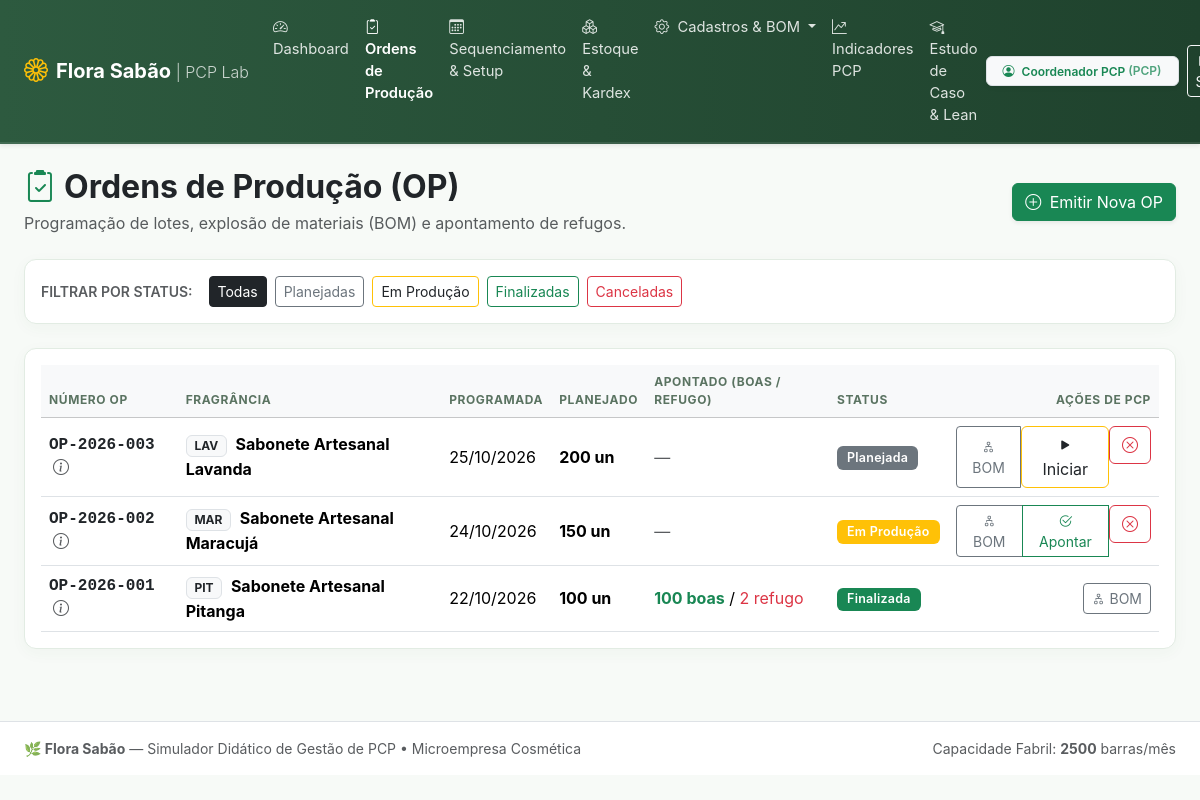
Screenshot of /pages/ordens_producao.php (signed in) with the database file from the repository.
### tables this page shows
CREATE TABLE `ordens_producao` (
    `id` INT AUTO_INCREMENT PRIMARY KEY,
    `numero` VARCHAR(20) NOT NULL UNIQUE,
    `produto_id` INT NOT NULL,
    `quantidade_planejada` INT NOT NULL,
    `quantidade_produzida` INT NOT NULL DEFAULT 0,
    `quantidade_refugo` INT NOT NULL DEFAULT 0,
    `data_programada` DATE NOT NULL,
    `data_inicio` DATETIME NULL,
    `data_finalizacao` DATETIME NULL,
    `status` ENUM(
        'planejada',
        'em_producao',
        'finalizada',
        'cancelada'
    ) NOT NULL DEFAULT 'planejada',
    `observacoes` TEXT NULL,
    `created_at` DATETIME DEFAULT CURRENT_TIMESTAMP,
    FOREIGN KEY (`produto_id`) REFERENCES `produtos`(`id`)
);

CREATE TABLE `produtos` (
    `id` INT AUTO_INCREMENT PRIMARY KEY,
    `codigo` VARCHAR(10) NOT NULL UNIQUE,
    `nome` VARCHAR(50) NOT NULL,
    `aroma` VARCHAR(50) NOT NULL,
    `peso_barra_g` DECIMAL(6, 2) NOT NULL DEFAULT 100.00,
    `intensidade_aroma` ENUM('suave', 'moderado', 'intenso') NOT NULL DEFAULT 'moderado',
    `estoque_atual` INT NOT NULL DEFAULT 0,
    `estoque_minimo` INT NOT NULL DEFAULT 50,
    `preco_venda` DECIMAL(10, 2) NOT NULL DEFAULT 14.90,
    `ativo` TINYINT(1) NOT NULL DEFAULT 1
);

### pages/ordens_producao.php (the view, shortened to what this page needs)
<?php
require_once __DIR__ . '/../config/database.php';
$filtro_status = $_GET['status'] ?? 'todos';
$sql_where = $filtro_status !== 'todos' ? "WHERE op.status = " . $pdo->quote($filtro_status) : "";
$stmt_ops = $pdo->query("
    SELECT op.*, p.nome AS produto_nome, p.codigo AS produto_codigo, p.aroma, p.intensidade_aroma
    FROM ordens_producao op
    JOIN produtos p ON op.produto_id = p.id
    {$sql_where}
    ORDER BY op.data_programada DESC, op.id DESC
");
$ordens = $stmt_ops->fetchAll();
require_once __DIR__ . '/../includes/header.php';
require_once __DIR__ . '/../includes/navbar.php';
?>
<div class="container-fluid px-4 pb-4">
    <div class="d-flex flex-column flex-md-row justify-content-between align-items-md-center gap-3 mb-4">
        <div>
            <h2 class="fw-bold mb-1 text-dark">
                <i class="bi bi-clipboard2-check text-success me-2"></i>Ordens de Produção (OP)
            </h2>
            <p class="text-muted mb-0">Programação de lotes, explosão de materiais (BOM) e apontamento de refugos.</p>
        </div>
        <div class="d-flex gap-2">
            <button class="btn btn-success shadow-sm" data-bs-toggle="modal" data-bs-target="#modalNovaOP">
                <i class="bi bi-plus-circle me-1"></i> Emitir Nova OP
            </button>
        </div>
    </div>
    <div class="card card-custom bg-white p-3 mb-4">
        <div class="d-flex flex-wrap align-items-center gap-2">
            <span class="text-muted small fw-semibold me-2 text-uppercase">Filtrar por Status:</span>
            <a href="ordens_producao.php?status=todos"
                class="btn btn-sm <?= $filtro_status === 'todos' ? 'btn-dark' : 'btn-outline-secondary' ?>">Todas</a>
            <a href="ordens_producao.php?status=planejada"
                class="btn btn-sm <?= $filtro_status === 'planejada' ? 'btn-secondary text-white' : 'btn-outline-secondary' ?>">Planejadas</a>
            <a href="ordens_producao.php?status=em_producao"
                class="btn btn-sm <?= $filtro_status === 'em_producao' ? 'btn-warning text-dark' : 'btn-outline-warning text-dark' ?>">Em
                Produção</a>
            <a href="ordens_producao.php?status=finalizada"
                class="btn btn-sm <?= $filtro_status === 'finalizada' ? 'btn-success' : 'btn-outline-success' ?>">Finalizadas</a>
            <a href="ordens_producao.php?status=cancelada"
                class="btn btn-sm <?= $filtro_status === 'cancelada' ? 'btn-danger' : 'btn-outline-danger' ?>">Canceladas</a>
        </div>
    </div>
    <div class="card card-custom bg-white p-3">
        <div class="table-responsive">
            <table class="table table-hover align-middle mb-0">
                <thead class="table-light small text-uppercase">
                    <tr>
                        <th>Número OP</th>
                        <th>Fragrância</th>
                        <th>Programada</th>
                        <th>Planejado</th>
                        <th>Apontado (Boas / Refugo)</th>
                        <th>Status</th>
                        <th class="text-end">Ações de PCP</th>
                    </tr>
                </thead>
                <tbody>
                    <?php if (empty($ordens)): ?>
                        <tr>
                            <td colspan="7" class="text-center py-4 text-muted">Nenhuma ordem de produção encontrada para os
                                filtros atuais.</td>
                        </tr>
                    <?php else: ?>
                        <?php foreach ($ordens as $op):
                            $st = STATUS_OP[$op['status']] ?? ['label' => $op['status'], 'badge' => 'secondary'];
                            ?>
                            <tr>
                                <td class="fw-bold font-monospace text-dark">
                                    <?= htmlspecialchars($op['numero']) ?>
                                    <?php if (!empty($op['observacoes'])): ?>
                                        <i class="bi bi-info-circle text-muted ms-1"
                                            title="<?= htmlspecialchars($op['observacoes']) ?>"></i>
                                    <?php endif; ?>
                                </td>
                                <td>
                                    <span
                                        class="badge bg-light text-dark border me-1"><?= htmlspecialchars($op['produto_codigo']) ?></span>
                                    <strong><?= htmlspecialchars($op['produto_nome']) ?></strong>
                                </td>
                                <td><?= date('d/m/Y', strtotime($op['data_programada'])) ?></td>
                                <td class="fw-bold"><?= $op['quantidade_planejada'] ?> un</td>
                                <td>
                                    <?php if ($op['status'] === 'finalizada'): ?>
                                        <span class="text-success fw-bold"><?= $op['quantidade_produzida'] ?> boas</span>
                                        <?php if ($op['quantidade_refugo'] > 0): ?>
                                            / <span class="text-danger"><?= $op['quantidade_refugo'] ?> refugo</span>
                                        <?php endif; ?>
                                    <?php else: ?>
                                        <span class="text-muted">—</span>
                                    <?php endif; ?>
                                </td>
                                <td>
                                    <span class="badge bg-<?= $st['badge'] ?> badge-status"><?= $st['label'] ?></span>
                                </td>
                                <td class="text-end">
                                    <div class="btn-group btn-group-sm">
                                        <button type="button" class="btn btn-outline-secondary btn-ver-bom"
                                            data-op-id="<?= $op['id'] ?>" data-op-num="<?= $op['numero'] ?>"
                                            data-prod-id="<?= $op['produto_id'] ?>"
                                            data-qtd="<?= $op['quantidade_planejada'] ?>" title="Explosão de Insumos">
                                            <i class="bi bi-diagram-2"></i> BOM
                                        </button>
                                        <?php if ($op['status'] === 'planejada'): ?>
                                            <form method="POST" action="ordens_producao.php" class="d-inline">
                                                <button type="submit" class="btn btn-outline-warning text-dark"
                                                    title="Iniciar Fabricação">
                                                    <i class="bi bi-play-fill"></i> Iniciar
                                                </button>
                                            </form>
                                        <?php endif; ?>
                                        <?php if ($op['status'] === 'em_producao'): ?>
                                            <button type="button" class="btn btn-outline-success btn-apontar"
                                                data-op-id="<?= $op['id'] ?>" data-op-num="<?= $op['numero'] ?>"
                                                data-qtd="<?= $op['quantidade_planejada'] ?>" title="Apontar Produção">
                                                <i class="bi bi-check2-circle"></i> Apontar
                                            </button>
                                        <?php endif; ?>
                                        <?php if (in_array($op['status'], ['planejada', 'em_producao'])): ?>
                                            <form method="POST" action="ordens_producao.php" class="d-inline"
                                                onsubmit="return confirm('Tem certeza que deseja cancelar esta OP?');">
                                                <button type="submit" class="btn btn-outline-danger" title="Cancelar OP">
                                                    <i class="bi bi-x-circle"></i>
                                                </button>
                                            </form>
                                        <?php endif; ?>
                                    </div>
                                </td>
                            </tr>
                        <?php endforeach; ?>
                    <?php endif; ?>
                </tbody>
            </table>
        </div>
    </div>
</div>
<?php
require_once __DIR__ . '/../includes/footer.php';

### assets/css/style.css (style rules this page uses)
:root { --flora-primary: #2d5a3f; --flora-primary-hover: #234731; --flora-secondary: #4f772d; --flora-bg: #f7faf7; --flora-card-bg: #ffffff; --flora-accent: #eaf2eb; --flora-border: #e2ece3; --flora-text-main: #2b3a2f; }
body { background-color: var(--flora-bg); color: var(--flora-text-main); font-family: -apple-system, BlinkMacSystemFont, "Segoe UI", Roboto, "Helvetica Neue", Arial, sans-serif; min-height: 100vh; display: flex; flex-direction: column; }
.card-custom { background: var(--flora-card-bg); border: 1px solid var(--flora-border); border-radius: 12px; box-shadow: 0 4px 16px rgba(45, 90, 63, 0.04); transition: transform 0.2s ease, box-shadow 0.2s ease; }
.badge-status { font-size: 0.78rem; padding: 0.45em 0.8em; font-weight: 600; letter-spacing: 0.02em; border-radius: 6px; }
.table thead th { font-size: 0.75rem; letter-spacing: 0.05em; color: #5a7361; font-weight: 700; }

### rows the page displays
ordens_producao: numero "OP-2026-003", produto.codigo "LAV", produto.nome "Sabonete Artesanal Lavanda", data_programada "25/10/2026", quantidade_planejada "200", status "Planejada"
ordens_producao: numero "OP-2026-002", produto.codigo "MAR", produto.nome "Sabonete Artesanal Maracujá", data_programada "24/10/2026", quantidade_planejada "150", status "Em Produção"
ordens_producao: numero "OP-2026-001", produto.codigo "PIT", produto.nome "Sabonete Artesanal Pitanga", data_programada "22/10/2026", quantidade_planejada "100", quantidade_produzida "100", quantidade_refugo "2", status "Finalizada"

### other values shown
$_SESSION['usuario_nome'] "Coordenador PCP"
$_SESSION['usuario_perfil'] "PCP"
CAPACIDADE_MENSAL_BARRAS "2500"
